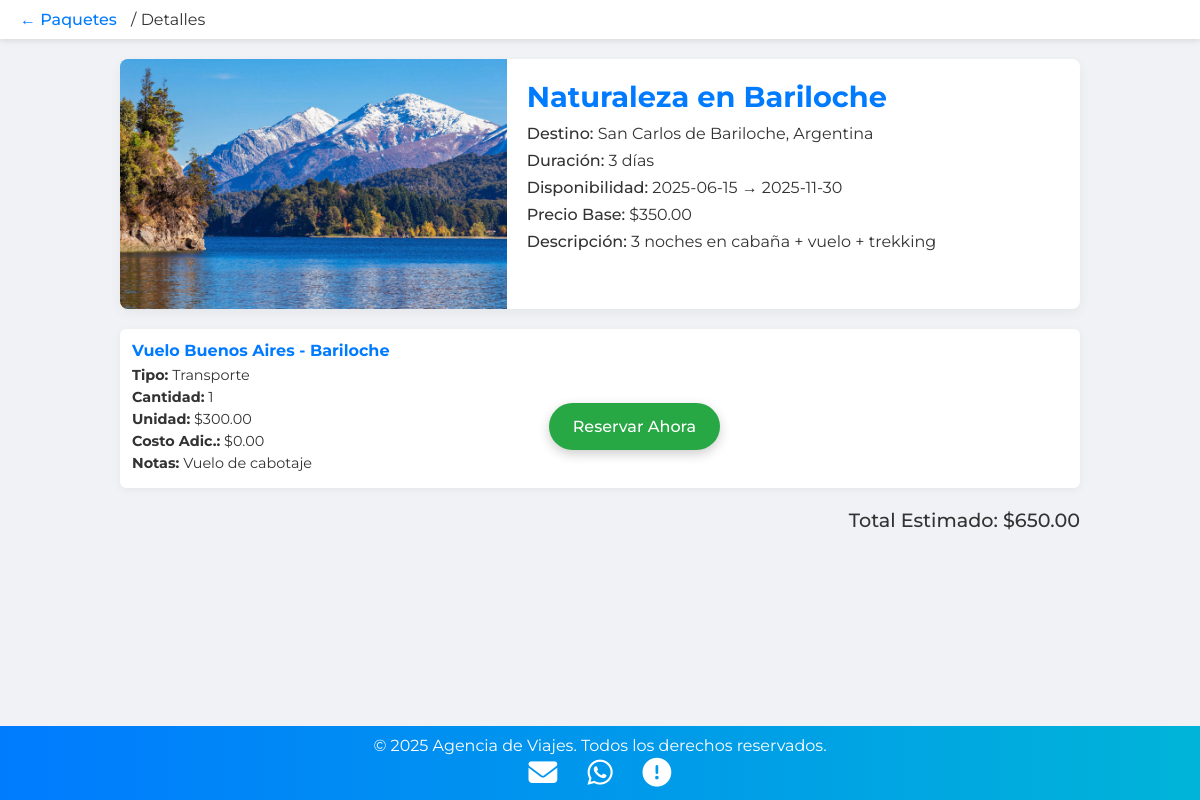
/detalle_paquete.php?id=3 (signed in), run on the app's committed database.
### tables this page shows
CREATE TABLE `paquetes` (
  `id_paquete` int(11) NOT NULL,
  `nombre_paquete` varchar(100) NOT NULL,
  `descripcion` text DEFAULT NULL,
  `precio_base` decimal(10,2) DEFAULT NULL,
  `duracion_dias` int(11) DEFAULT NULL,
  `fecha_inicio_disponibilidad` date DEFAULT NULL,
  `fecha_fin_disponibilidad` date DEFAULT NULL,
  `id_destino` int(11) DEFAULT NULL
);

CREATE TABLE `destinos` (
  `id_destino` int(11) NOT NULL,
  `nombre_destino` varchar(100) DEFAULT NULL,
  `ciudad` varchar(100) DEFAULT NULL,
  `pais` varchar(100) DEFAULT NULL,
  `imagen` varchar(255) DEFAULT NULL
);

CREATE TABLE `detallepaqueteservicio` (
  `id_detalle` int(11) NOT NULL,
  `id_paquete` int(11) DEFAULT NULL,
  `id_servicio` int(11) DEFAULT NULL,
  `cantidad` int(11) DEFAULT NULL,
  `notas_especificas_paquete` text DEFAULT NULL,
  `costo_adicional_paquete` decimal(10,2) DEFAULT 0.00
);

CREATE TABLE `servicios` (
  `id_servicio` int(11) NOT NULL,
  `nombre_servicio` varchar(100) NOT NULL,
  `descripcion_servicio` text DEFAULT NULL,
  `tipo_servicio` varchar(50) DEFAULT NULL,
  `precio_unitario_base` decimal(10,2) DEFAULT NULL,
  `id_proveedor` int(11) DEFAULT NULL
);

### detalle_paquete.php (the view, shortened to what this page needs)
<?php
$conn = new mysqli("localhost", "root", "", "turismo");
$id_paquete = intval($_GET['id']);
$stmt = $conn->prepare("
  SELECT p.*, d.ciudad AS destino_ciudad, d.pais AS destino_pais, d.imagen AS destino_imagen
  FROM Paquetes p
  JOIN Destinos d ON p.id_destino = d.id_destino
  WHERE p.id_paquete = ?
");
$stmt->bind_param("i", $id_paquete);
$stmt->execute();
$paquete = $stmt->get_result()->fetch_assoc();
$stmt2 = $conn->prepare("
  SELECT s.nombre_servicio, s.descripcion_servicio, s.tipo_servicio,
         s.precio_unitario_base, dps.cantidad, dps.costo_adicional_paquete, dps.notas_especificas_paquete
  FROM DetallePaqueteServicio dps
  JOIN Servicios s ON dps.id_servicio=s.id_servicio
  WHERE dps.id_paquete=?
");
$stmt2->bind_param("i", $id_paquete);
$stmt2->execute();
$servicios = $stmt2->get_result()->fetch_all(MYSQLI_ASSOC);
$total = $paquete['precio_base'];
foreach($servicios as $srv){
    $total += $srv['precio_unitario_base'] * $srv['cantidad'] + $srv['costo_adicional_paquete'];
}
?>
<!DOCTYPE html>
<html lang="es">
<head>
  <link rel="stylesheet" href="https://cdnjs.cloudflare.com/ajax/libs/font-awesome/6.5.0/css/all.min.css">
</head>
<body>
<header>
  <nav>
    <a href="index.php">&larr; Paquetes</a> /
    <span>Detalles</span>
  </nav>
</header>
<main>
  <div class="detail-card">
    <div class="detail-image"></div>
    <div class="detail-info">
      <h1><?=htmlspecialchars($paquete['nombre_paquete'])?></h1>
      <p><span>Destino:</span> <?=htmlspecialchars($paquete['destino_ciudad'])?>, <?=htmlspecialchars($paquete['destino_pais'])?></p>
      <p><span>Duración:</span> <?=$paquete['duracion_dias']?> días</p>
      <p><span>Disponibilidad:</span> <?=$paquete['fecha_inicio_disponibilidad']?> → <?=$paquete['fecha_fin_disponibilidad']?></p>
      <p><span>Precio Base:</span> $<?=number_format($paquete['precio_base'],2)?></p>
      <p><span>Descripción:</span> <?=htmlspecialchars($paquete['descripcion'])?></p>
    </div>
  </div>
  <section class="services">
    <?php if(count($servicios)): foreach($servicios as $s): ?>
      <div class="service">
        <h3><?=htmlspecialchars($s['nombre_servicio'])?></h3>
        <p><strong>Tipo:</strong> <?=htmlspecialchars($s['tipo_servicio'])?></p>
        <p><strong>Cantidad:</strong> <?=$s['cantidad']?></p>
        <p><strong>Unidad:</strong> $<?=number_format($s['precio_unitario_base'],2)?></p>
        <p><strong>Costo Adic.:</strong> $<?=number_format($s['costo_adicional_paquete'],2)?></p>
        <p><strong>Notas:</strong> <?=htmlspecialchars($s['notas_especificas_paquete'])?></p>
      </div>
    <?php endforeach; else: ?>
      <p style="grid-column:1/-1;text-align:center;color:#555">No hay servicios para este paquete.</p>
    <?php endif; ?>
  </section>
  <div class="total-box">
    Total Estimado: $<?=number_format($total,2)?>
  </div>
  <a class="btn-reserve" href="reservar.php?id=<?=$id_paquete?>">Reservar Ahora</a>
</main>
<footer class="footer" id="footer">
&copy; <?=date('Y')?> Agencia de Viajes. Todos los derechos reservados.
  <div class="icons">
    <a href="mailto:tuempresa@email.com" title="Correo">
      <i class="fas fa-envelope"></i>
    </a>
    <a href="https://wa.me/5491234567890" target="_blank" title="WhatsApp">
      <i class="fab fa-whatsapp"></i>
    </a>
    <a href="quienes_somos.php" title="Quiénes somos">
      <i class="fas fa-circle-exclamation"></i>
    </a>
  </div>
</footer>
</body>
</html>

### data on the page
paquetes: nombre_paquete "Naturaleza en Bariloche", id_destino.ciudad "San Carlos de Bariloche", id_destino.pais "Argentina", duracion_dias "3", fecha_inicio_disponibilidad "2025-06-15", fecha_fin_disponibilidad "2025-11-30", precio_base "350.00", descripcion "3 noches en cabaña + vuelo + trekking"
detallepaqueteservicio: id_servicio.nombre_servicio "Vuelo Buenos Aires - Bariloche", id_servicio.tipo_servicio "Transporte", cantidad "1", id_servicio.precio_unitario_base "300.00", costo_adicional_paquete "0.00", notas_especificas_paquete "Vuelo de cabotaje"

### other printed values
$total "650.00"
